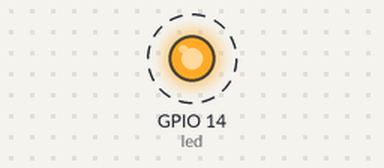
Bench run of a sketch on a simulated ESP32. Parts: output pins drawn as LEDs (lit = HIGH). Dashed ring = blinking. No radio packets arrive unless stated; what the sketch prints to the serial monitor is not drawn.

Above: at 0.4 s.
Timing chart, 0 to 4.9 s (numbered marks = the images above):
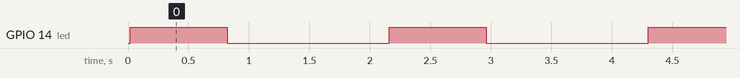

The sketch:

LoRaSenderv2_node1.ino
```cpp
#include <LoRa.h>
#include <SPI.h>
#include <WiFi.h>
#include <Wire.h>

#define led 14
#define ss 5
#define rst 4
#define dio0 2

int sample_count = 10;
long timer = 0;

void setup()
{
  Serial.begin(115200);
  while (!Serial);

  Serial.print("Setting up Access Point ... ");

  pinMode(led,OUTPUT);
  digitalWrite(led, LOW);

  Serial.println("LoRa Sender");
  LoRa.setPins(ss, rst, dio0);    //setup LoRa transceiver module

  while (!LoRa.begin(433E6))     //433E6 - Asia, 866E6 - Europe, 915E6 - North America
  {
    Serial.println(".");
    delay(500);
  }
  LoRa.setSyncWord(0xA5);
  Serial.println("LoRa Initializing OK!");
}

void loop()
{
  digitalWrite(led, HIGH);
  Serial.println("Sending packet!");
  timer = millis();
  for(int i = 0; i < sample_count; i++){
    LoRa.beginPacket();   //Send LoRa packet to receiver
    LoRa.print("1hi");
    LoRa.endPacket();
    delay(20);
  }
  digitalWrite(led, LOW);
  timer = millis() - timer;
  Serial.println("Timer : "+String(timer));

  delay(1340);
}
```

Measured:
- by itself, GPIO 14 (led): alternates HIGH for 0.80 s and LOW for 1.3 s
